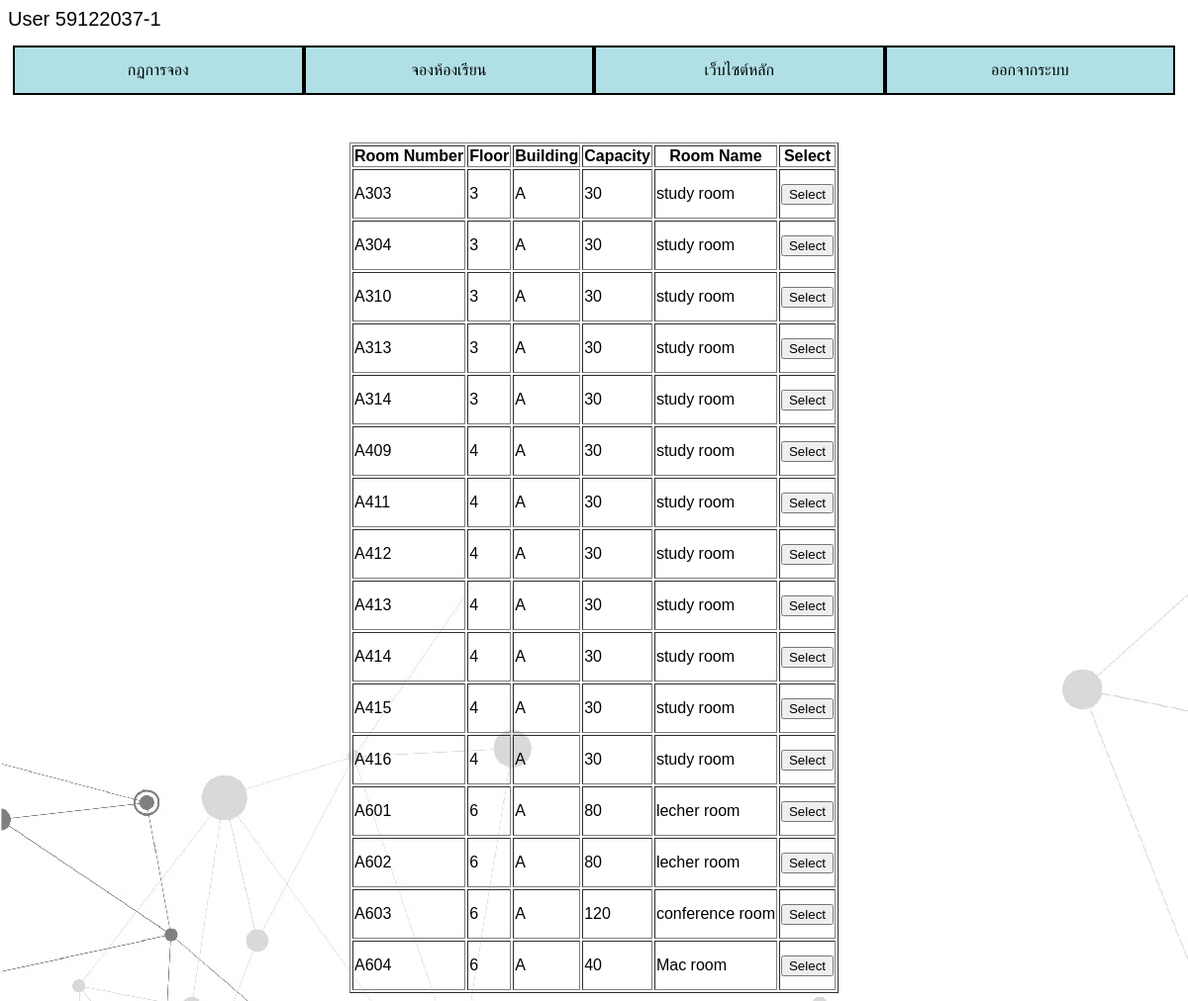
The page /select-building.php (signed in) on the database its author committed.
### tables this page shows
CREATE TABLE `room` (
  `room_number` varchar(5) NOT NULL,
  `building` varchar(5) NOT NULL,
  `count_use` int(255) NOT NULL,
  `floor` int(5) NOT NULL,
  `room_name` varchar(50) NOT NULL
);

### select-building.php (the view, shortened to what this page needs)
<?php
include("config.php");
echo "User   ".$_SESSION['username'];
?>
<html>
<head>
	<link rel="stylesheet" href="select-building.css">
</head>
<body>
<?php
	$str = "Select * from room ";
	$obj = mysqli_query($conn,$str)or die(mysqli_error($conn));
?>
<div class="mar c-p-12 c-i-12 c-m-12">
		<div class="d1 pad c-p-12 c-i-12 c-m-12">
			<a style="text-decoration:none" href="rule.php"><button class="block c-p-3 c-i-6 c-m-12"> กฏการจอง</button></a>
			<a style="text-decoration:none" href="select-building.php"><button class="block c-p-3 c-i-6 c-m-12"> จองห้องเรียน</button></a>
			<a style="text-decoration:none" href="https://www.tni.ac.th"><button class="block c-p-3 c-i-6 c-m-12">เว็บไซต์หลัก </button></a>
			<a style="text-decoration:none" href="logout.php"> <button class="block c-p-3 c-i-6 c-m-12"> ออกจากระบบ </button></a>
		</div>
</div>
<form>
</form>
<table border=1 align=center>
<tr>
	<th>Room Number</th>
	<th>Floor</th>
	<th>Building</th>
	<th>Capacity</th>
	<th>Room Name</th>
	<th>Select</th>
</tr>
<?php
	while($result = mysqli_fetch_array($obj)){
?>
<tr>
	<td height=50> <?=$result['room_number']; ?> </td>
	<td height=50> <?=$result['floor']; ?> </td>
	<td height=50> <?=$result['building']; ?> </td>
	<td height=50> <?=$result['count_use']; ?> </td>
	<td height=50> <?=$result['room_name']; ?> </td>
	<td height=50> <a href="select-building-p.php?selroom=<?=$result['room_number']; ?>&building=<?=$result['building']; ?>">
	<button>Select</button></a> </td>
</tr>
<?php
	}
?>
</table>
</body>
</html>

### select-building.css (style rules this page uses)
@media only screen and (min-width: 801px) { .c-p-3 { width:25%; } }
@media only screen and (min-width: 801px) { .c-p-12 { width:100%; } }
[class*="c-"] { float:left; }
.d1 { background-color:white; padding:5px; box-sizing:border-box; }
.mar { margin-top:10px; }
.pad { padding:5px 5px 5px 5px; box-sizing:border-box; }
.block { display: block; border: 2px solid #000; background-color: powderblue; color: black; padding: 14px 28px; font-size: 16px; cursor: pointer; text-align: center; }

### select-building.php (style rules this page uses)
body { background-image: url("resource/bg.jpg");background-attachment: fixed; }
body { font-family: Arial, Helvetica, sans-serif; font-size: 20px; }

### rows shown on the page
room: room_number "A303", floor "3", building "A", count_use "30", room_name "study room"
room: room_number "A304", floor "3", building "A", count_use "30", room_name "study room"
room: room_number "A310", floor "3", building "A", count_use "30", room_name "study room"
room: room_number "A313", floor "3", building "A", count_use "30", room_name "study room"
room: room_number "A314", floor "3", building "A", count_use "30", room_name "study room"
room: room_number "A409", floor "4", building "A", count_use "30", room_name "study room"
room: room_number "A411", floor "4", building "A", count_use "30", room_name "study room"
room: room_number "A412", floor "4", building "A", count_use "30", room_name "study room"
room: room_number "A413", floor "4", building "A", count_use "30", room_name "study room"
room: room_number "A414", floor "4", building "A", count_use "30", room_name "study room"
room: room_number "A415", floor "4", building "A", count_use "30", room_name "study room"
room: room_number "A416", floor "4", building "A", count_use "30", room_name "study room"
room: room_number "A601", floor "6", building "A", count_use "80", room_name "lecher room"
room: room_number "A602", floor "6", building "A", count_use "80", room_name "lecher room"
room: room_number "A603", floor "6", building "A", count_use "120", room_name "conference room"
room: room_number "A604", floor "6", building "A", count_use "40", room_name "Mac room"

### other values the page prints
$_SESSION['username'] "59122037-1"
